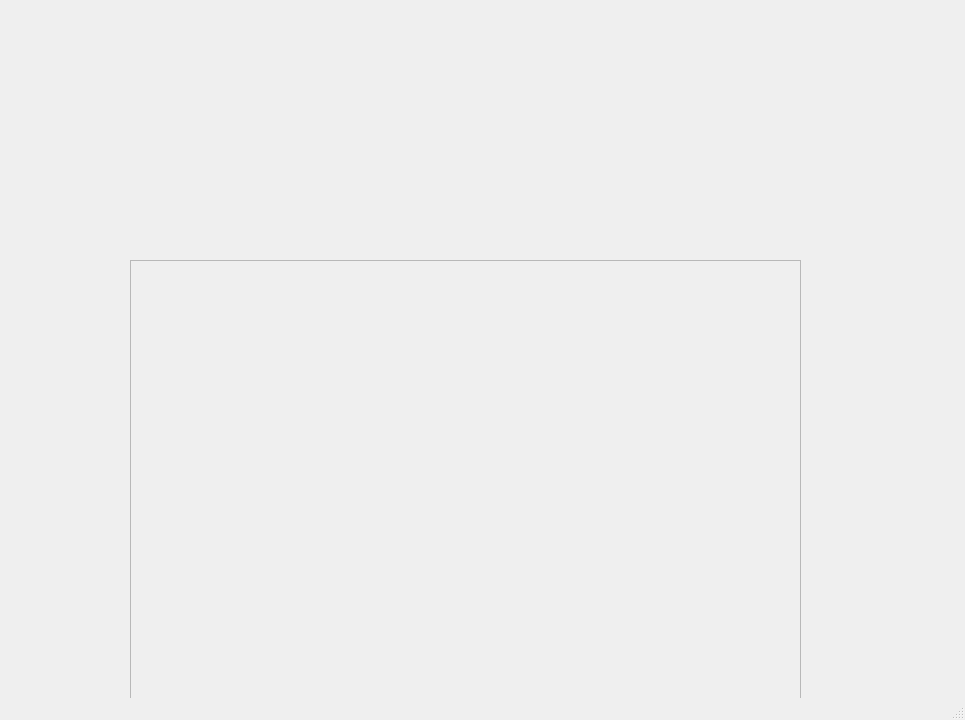
<?xml version="1.0" encoding="UTF-8"?>
<ui version="4.0">
 <class>MainWindow</class>
 <widget class="QMainWindow" name="MainWindow">
  <property name="geometry">
   <rect>
    <x>0</x>
    <y>0</y>
    <width>965</width>
    <height>720</height>
   </rect>
  </property>
  <property name="windowTitle">
   <string>MainWindow</string>
  </property>
  <widget class="QWidget" name="centralwidget">
   <widget class="QFrame" name="_game_frame">
    <property name="geometry">
     <rect>
      <x>130</x>
      <y>260</y>
      <width>671</width>
      <height>501</height>
     </rect>
    </property>
    <property name="frameShape">
     <enum>QFrame::Shape::StyledPanel</enum>
    </property>
    <property name="frameShadow">
     <enum>QFrame::Shadow::Raised</enum>
    </property>
    <layout class="QVBoxLayout" name="verticalLayout">
     <item>
      <layout class="QVBoxLayout" name="_game_layout"/>
     </item>
    </layout>
   </widget>
  </widget>
  <widget class="QMenuBar" name="menubar">
   <property name="geometry">
    <rect>
     <x>0</x>
     <y>0</y>
     <width>965</width>
     <height>21</height>
    </rect>
   </property>
  </widget>
  <widget class="QStatusBar" name="statusbar"/>
 </widget>
 <resources/>
 <connections/>
</ui>
